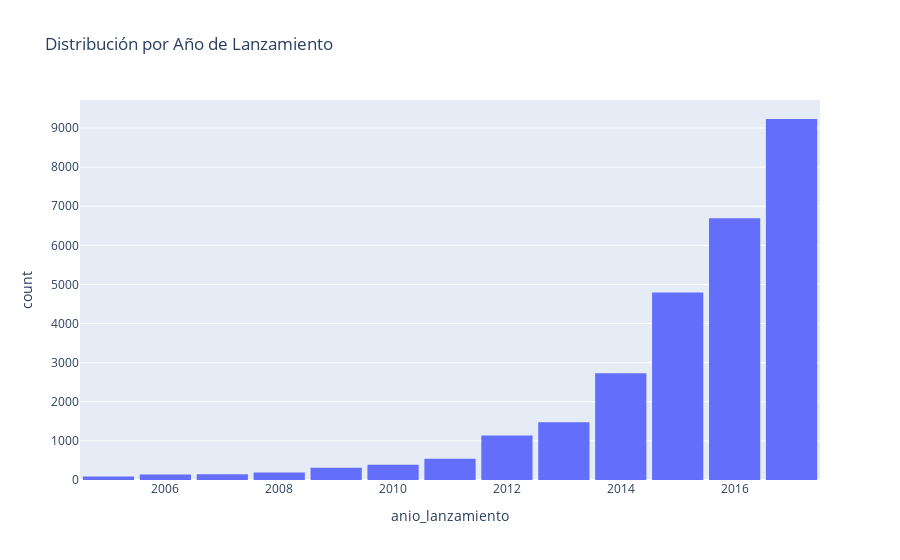

The notebook cell saved with this chart:
### Code cell
import plotly.express as px
fig = px.histogram(df_DB, x="anio_lanzamiento",title="Distribución por Año de Lanzamiento")
fig.update_layout(bargap=0.1)
fig.show()

### Figure 1 — Plotly figure (JSON) as saved in the notebook; plotly's stock layout.template omitted (floating-point values rounded to 4 significant figures; data arrays with more than 128 entries replaced by an {"elided": "..."} marker saying what was removed)
{"data": [{"alignmentgroup": "True", "bingroup": "x", "hovertemplate": "anio_lanzamiento=%{x}<br>count=%{y}<extra></extra>", "legendgroup": "", "marker": {"color": "#636efa", "pattern": {"shape": ""}}, "name": "", "offsetgroup": "", "orientation": "v", "showlegend": false, "type": "histogram", "x": {"elided": "27884 int values"}, "xaxis": "x", "yaxis": "y"}], "layout": {"bargap": 0.1, "barmode": "relative", "legend": {"tracegroupgap": 0}, "title": {"text": "Distribución por Año de Lanzamiento"}, "xaxis": {"anchor": "y", "domain": [0, 1], "title": {"text": "anio_lanzamiento"}}, "yaxis": {"anchor": "x", "domain": [0, 1], "title": {"text": "count"}}}}
